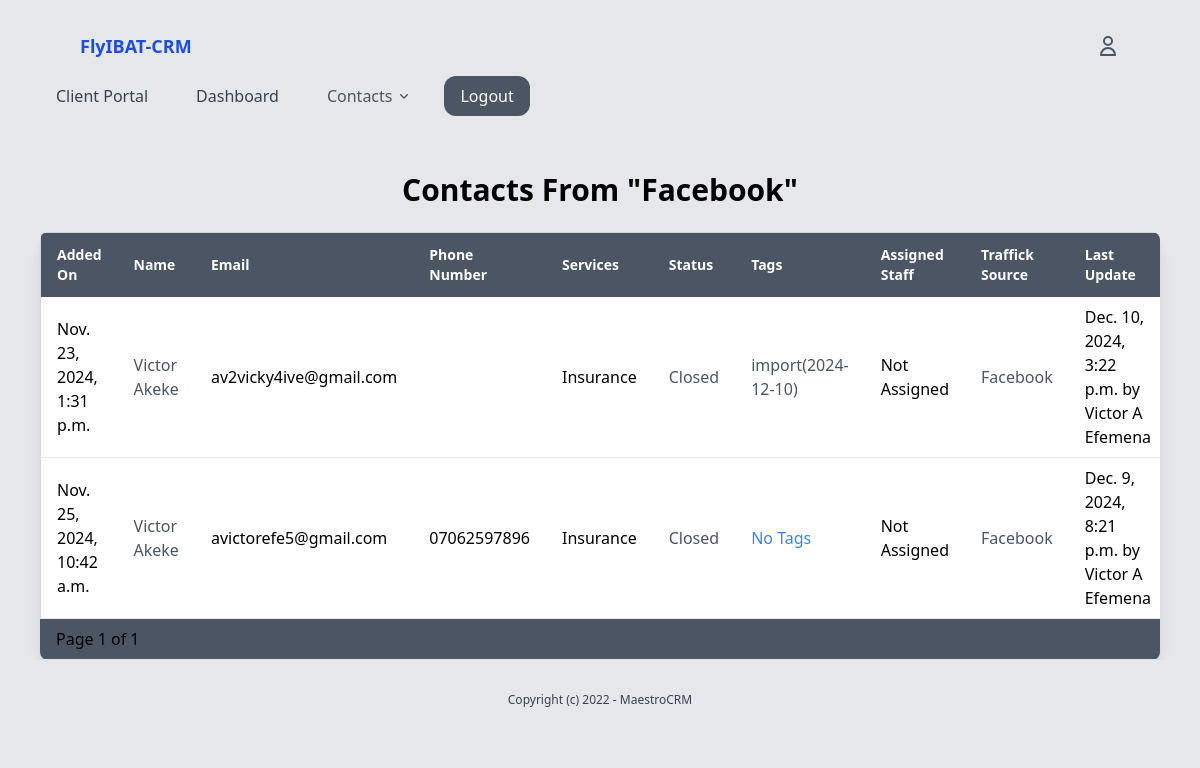
/contacts/contacts-trafick-source/15/ (signed in), run on the app's committed database.
### settings/models.py (models this page shows, shortened)
class TrafficSource(models.Model):
    name = models.CharField(max_length=50, unique=True)  # e.g., 'Active', 'Inactive', 'Pending'

class Service(models.Model):
    name = models.CharField(max_length=50, unique=True)  # e.g., 'Active', 'Inactive', 'Pending'
    def __str__(self):
        return self.name

class Status(models.Model):
    name = models.CharField(max_length=50, unique=True)  # e.g., 'Active', 'Inactive', 'Pending'
    def __str__(self):
        return self.name
    class Meta:
        verbose_name_plural = "Statuses"

class Tag(models.Model):
    name = models.CharField(max_length=50, unique=True)
    category = models.ForeignKey(TagCategory, on_delete=models.SET_NULL, null=True, blank=True, related_name='segments')

### contacts/models.py (models this page shows, shortened)
class Contact(models.Model):
    user = models.OneToOneField(User, on_delete=models.SET_NULL, related_name='contact', null=True, blank=True)
    first_name = models.CharField(max_length=150, blank=True, null=True)
    middle_name = models.CharField(max_length=100, blank=True, null=True)
    last_name = models.CharField(max_length=150, blank=True, null=True)
    email = models.EmailField(blank=True, null=True)
    phone_number = models.CharField(max_length=15, blank=True)
    gender = models.CharField(max_length=10, choices=[('M', 'Male'), ('F', 'Female')], blank=True)
    marital_status = models.CharField(max_length=20, choices=[('Single', 'Single'), ('Married', 'Married'), ('Divorced', 'Divorced'), ('Widowed', 'Widowed'), ('Other', 'Other')], blank=True)
    date_of_birth = models.DateTimeField(blank=True, null=True)
    address_line1 = models.CharField(max_length=255, blank=True, null=True)
    address_line2 = models.CharField(max_length=255, blank=True, null=True)
    city = models.CharField(max_length=100, blank=True, null=True)
    state = models.CharField(max_length=100, blank=True, null=True)
    country = models.CharField(max_length=50, blank=True, null=True)
    postal_code = models.CharField(max_length=20, blank=True, null=True)
    services = models.ForeignKey(Service, on_delete=models.SET_NULL, null=True, blank=True, related_name='contacts')
    status = models.ForeignKey(Status, on_delete=models.SET_NULL, related_name='contacts', null=True, blank=True)
    tags = models.ManyToManyField(Tag, blank=True, related_name='contacts')
    assigned_staff = models.ForeignKey(User, on_delete=models.SET_NULL, null=True, blank=True, related_name='assigned_contacts')
    traffic_source = models.ForeignKey(TrafficSource, on_delete=models.SET_NULL, null=True, blank=True, related_name='traffic_source_contact')
    new_or_old = models.CharField(max_length=20, choices=[('New', 'New'), ('Old', 'Old')], blank=True) #Can help in scheduling follow-ups or communications.
    referred_by = models.ForeignKey(User, on_delete=models.SET_NULL, null=True, related_name='referee_contacts')
    preferred_contact_method = models.CharField(max_length=20, choices=[('Email', 'Email'), ('Phone', 'Phone'), ('Text', 'Text'), ('Mail', 'Mail')], blank=True) #Helps in choosing how to best reach the contact.
    contact_frequency = models.CharField(max_length=20, choices=[('Daily', 'Daily'), ('Weekly', 'Weekly'), ('Monthly', 'Monthly'), ('On Demand', 'On Demand')], blank=True) #Can help in scheduling follow-ups or communications.
    created_by = models.ForeignKey(User, on_delete=models.SET_NULL, null=True, related_name='created_contacts')
    created_at = models.DateTimeField(auto_now_add=True)
    modified_at = models.DateTimeField(auto_now=True) #Can be used to track last contacted
    updated_by = models.ForeignKey(User, on_delete=models.SET_NULL, null=True, related_name='updated_contacts')
    close_date = models.DateTimeField(blank=True, null=True)
    custom_field_1 = models.CharField(max_length=255, blank=True, null=True)#Depending on business needs, might have specific data points to track. This could be expanded with more fields or dynamically through a generic foreign key to a custom field model.
    marketing_consent = models.BooleanField(default=False, help_text="Has this contact consented to marketing communications?")
    gdpr_compliant = models.BooleanField(default=False, help_text="Is this contact GDPR compliant?")

### contacts/views.py (the view)
# urls.py: path('contacts-trafick-source/<int:traffic_source_id>/', views.contacts_by_traffic_source, name='contacts_by_traffic_source'),
@login_required
def contacts_by_traffic_source(request, traffic_source_id):
    traffic_source = get_object_or_404(TrafficSource, id=traffic_source_id)
    contacts = Contact.objects.filter(traffic_source=traffic_source)
    paginator = Paginator(contacts, 100)  # Show 10 contacts per page
    page_number = request.GET.get('page')
    page_contacts = paginator.get_page(page_number)
    return render(request, 'contact/contacts_by_filter.html', {
        'traffic_source': traffic_source,
        'contacts': page_contacts,  # Pass paginated contacts if using pagination
    })

### core/context_processors.py (called while the page is built)
def user_roles(request):
    if request.user.is_authenticated:
        groups = request.user.groups.values_list('name', flat=True)
        return {'user_roles': groups}
    return {}

### contacts/templates/contact/contacts_by_filter.html (shortened to what this page needs)
{% extends 'core/base.html' %}
{% block content %}
<div class="max-w-6xl mx-auto px-4 mt-10">
    <h2 class="text-3xl font-bold mb-6 text-center">
        {% if status.name %}
        Contact with status "{{status.name}}"
        {% elif tag.name %}
        Contact Tagged "{{tag.name}}"
        {% elif assigned_staff %}
        Contact Assigned To "{{assigned_staff.get_full_name}}"
        {% elif traffic_source %}
        Contacts From "{{traffic_source.name}}"
        {% elif service.name %}
        Contact For "{{service.name}}"
        {% endif %}
    </h2>
    <div class="overflow-x-auto rounded-lg shadow-lg">
        <table class="min-w-full bg-white border border-gray-300">
            <thead class="bg-gray-600 text-white">
                <tr>
                    <th class="py-3 px-4 text-left text-sm font-semibold">Added On</th>
                    <th class="py-3 px-4 text-left text-sm font-semibold">Name</th>
                    <th class="py-3 px-4 text-left text-sm font-semibold">Email</th>
                    <th class="py-3 px-4 text-left text-sm font-semibold">Phone Number</th>
                    <th class="py-3 px-4 text-left text-sm font-semibold">Services</th>
                    <th class="py-3 px-4 text-left text-sm font-semibold">Status</th>
                    <th class="py-3 px-4 text-left text-sm font-semibold">Tags</th>
                    <th class="py-3 px-4 text-left text-sm font-semibold">Assigned Staff</th>
                    <th class="py-3 px-4 text-left text-sm font-semibold">Traffick Source</th>
                    <th class="py-3 px-4 text-left text-sm font-semibold">Last Update</th>
                </tr>
            </thead>
            <tbody>
                {% for contact in contacts %}
                <tr class="hover:bg-gray-100 transition duration-200">
                    <td class="py-2 px-4 border-b border-gray-200">{{ contact.created_at }}</td>
                    <td class="py-2 px-4 border-b border-gray-200">
                        <a href="{% url 'contact_detail' contact.id %}" class="text-gray-600 hover:underline">
                            {{ contact.user.first_name }} {{ contact.user.last_name }}
                        </a>
                    </td>
                    <td class="py-2 px-4 border-b border-gray-200">{{ contact.user.email }}</td>
                    <td class="py-2 px-4 border-b border-gray-200">{{ contact.phone_number }}</td>
                    <td class="py-2 px-4 border-b border-gray-200">{{ contact.services }}</td>
                    <td class="py-2 px-4 border-b border-gray-200">
                        {% if contact.status %}
                        <a href="{% url 'contacts_by_status' contact.status.id %}" class="text-gray-600 hover:underline">
                            {{ contact.status }}
                        </a>
                        {% else %}
                        <span>No Status</span>
                        {% endif %}
                    </td>
                    <td class="py-2 px-4 border-b border-gray-200 text-blue-500">
                        {% for tag in contact.tags.all %}
                        <p>
                            <a href="{% url 'contacts_by_tag' tag.id %}" class="text-gray-600 hover:underline">
                                {{ tag.name }}
                            </a>
                        </p>
                        {% empty %}
                        <span>No Tags</span>
                        {% endfor %}
                    </td>
                    <td class="py-2 px-4 border-b border-gray-200">
                        {% if contact.assigned_staff %}
                        <a href="{% url 'contacts_by_assigned_staff' contact.assigned_staff.id %}"
                            class="text-gray-600 hover:underline">
                            {{ contact.assigned_staff.get_full_name }}
                        </a>
                        {% else %}
                        <span>Not Assigned</span>
                        {% endif %}
                    </td>
                    <td class="py-2 px-4 border-b border-gray-200">
                        {% if contact.traffic_source %}
                        <a href="{% url 'contacts_by_traffic_source' contact.traffic_source.id %}" class="text-gray-600 hover:underline">
                            {{ contact.traffic_source.name }}
                        </a>
                        {% else %}
                        <span>No Source</span>
                        {% endif %}
                    </td>
                    <td class="py-2 px-4 border-b border-gray-200">
                        {{ contact.modified_at }} by {{contact.updated_by.get_full_name }}
                    </td>
                </tr>
                {% empty %}
                <tr>
                    <td colspan="5" class="py-4 text-center">No contacts found.</td>
                </tr>
                {% endfor %}
            </tbody>
        </table>
        <div class="bg-gray-600 py-2 px-4 border-b border-gray-200">
            <span>Page {{ contacts.number }} of {{ contacts.paginator.num_pages }}</span>
        </div>
    </div>
</div>
{% endblock %}

### data on the page
TrafficSource: name "Facebook"
Contact: created_at "Nov. 23, 2024, 1:31 p.m.", user.first_name "Victor", user.last_name "Akeke", user.email "av2vicky4ive@gmail.com", services "Insurance", status "Closed", shows "Not Assigned", traffic_source.name "Facebook", modified_at "Dec. 10, 2024, 3:22 p.m.", updated_by.get_full_name "Victor A Efemena"
Tag: name "import(2024-12-10)"
Contact: created_at "Nov. 25, 2024, 10:42 a.m.", user.first_name "Victor", user.last_name "Akeke", user.email "avictorefe5@gmail.com", phone_number "07062597896", services "Insurance", status "Closed", shows "Not Assigned", traffic_source.name "Facebook", modified_at "Dec. 9, 2024, 8:21 p.m.", updated_by.get_full_name "Victor A Efemena"

### other printed values
{{ contacts.number }} "1"
{{ contacts.paginator.num_pages }} "1"
